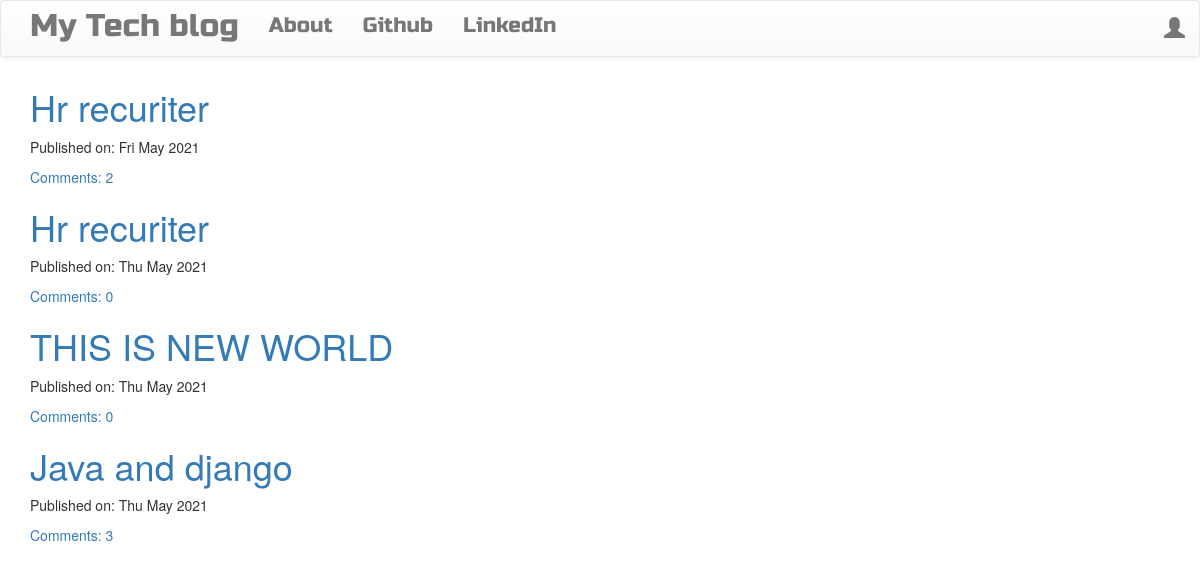
The page / on the database its author committed.
### blog/models.py (models this page shows, shortened)
class Post(models.Model):
    author = models.ForeignKey('auth.User',on_delete=models.CASCADE)
    title = models.CharField(max_length=200)
    text = models.TextField()
    created_date = models.DateTimeField(default=timezone.now)
    published_date = models.DateTimeField(blank=True, null=True)
    def approve_comments(self):
        return self.comments.filter(approved_comment=True)

### blog/views.py (the view)
# urls.py: url(r'^$',views.PostListView.as_view(),name='post_list'),
class PostListView(ListView):
    model = Post
    def get_queryset(self):
        return Post.objects.filter(published_date__lte=timezone.now()).order_by('-published_date')

### blog/templates/blog/post_list.html
{% extends 'blog/base.html' %}
{% block content %}
<div class="centerstage">
    {% for post in post_list %}
        <div class="post">
            <h1><a href="{% url 'post_detail' pk=post.pk %}">{{ post.title }}</a></h1>
            <div class="date">
                <p>Published on: {{ post.published_date|date:"D M Y"}}</p>
            </div>
            <a href="{% url 'post_detail' pk=post.pk %}">Comments: {{ post.approve_comments.count }}</a>
        </div>
    {% endfor %}
</div>
{% endblock %}

### blog/templates/blog/base.html (shortened to what this page needs)
<!DOCTYPE html>
{% load static %}
<html>
    <head>
        <link rel="stylesheet" href="https://maxcdn.bootstrapcdn.com/bootstrap/3.3.7/css/bootstrap.min.css">
        <link rel="stylesheet" href="https://maxcdn.bootstrapcdn.com/bootstrap/3.3.7/css/bootstrap-theme.min.css">
        <link rel="stylesheet" href="//cdn.jsdelivr.net/medium-editor/latest/css/medium-editor.min.css" type="text/css" media="screen" charset="utf-8">
        <link rel="stylesheet" href="{% static 'css/blog.css' %}">
<body class='loader'>
  <nav class="navbar navbar-default techfont custom-navbar">
    <div class="container">
      <ul class="nav navbar-nav">
        <li><a class='navbar-brand bigbrand' href="{% url 'post_list' %}">My Tech blog</a></li>
        <li><a href="{% url 'about'%}">About</a></li>
        <li><a href="https://www.github.com">Github</a></li>
        <li><a href="https://www.linkedin.com">LinkedIn</a></li>
      </ul>
      <ul class="nav navbar-nav navbar-right">
        {% if user.is_authenticated %}
        <li>
          <a href="{% url 'post_new' %}" >New Post</a>
        </li>
        <li>
          <a href="{% url 'post_draft_list' %}">Drafts</a>
        </li>
        <li>
          <a href="{% url 'logout' %}" >Log out</a>
        </li>
        <li>
          <a >Welcome: {{ user.username }}</a>
        </li>
          {% else %}
          <li><a class='nav navbar-right' href="{% url 'login' %}" ><span class="glyphicon glyphicon-user"></span></a></li>
        {% endif %}
      </ul>
  </div>
</nav>
        <div class="content container">
            <div class="row">
                <div class="col-md-8">
                  <div class="blog_posts">
                    {% block content %}
                    {% endblock %}
                  </div>
                </div>
            </div>
        </div>
</body>
</html>

### blog/static/css/blog.css (style rules this page uses)
.techfont { font-family: 'Russo One', sans-serif; font-size: 1.5em; margin-bottom: 10px; }
.centerstage { margin-left: auto; margin-right: auto; }
.bigbrand { font-size: 1.5em; }
.loader { filter:hue-rotate(0deg); color: linear-gradient(45deg,#0f8,#08f); animation:hue 5000ms infinite linear; }

### rows shown on the page
Post: title "Hr recuriter", published_date "Fri May 2021", approve_comments.count "2"
Post: title "Hr recuriter", published_date "Thu May 2021", approve_comments.count "0"
Post: title "THIS IS NEW WORLD", published_date "Thu May 2021", approve_comments.count "0"
Post: title "Java and django", published_date "Thu May 2021", approve_comments.count "3"
